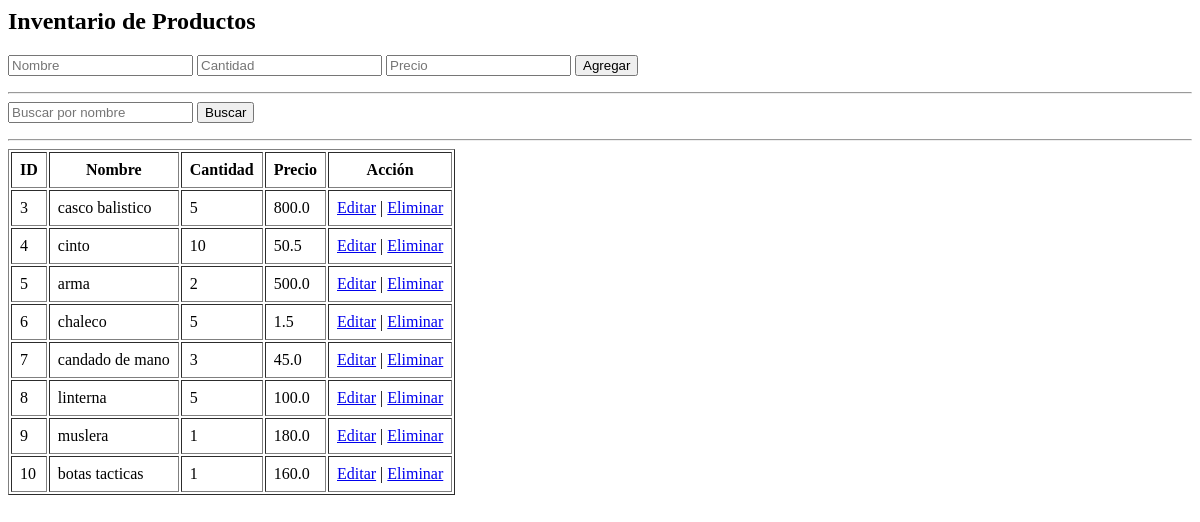
Before: /productos with the older database file.
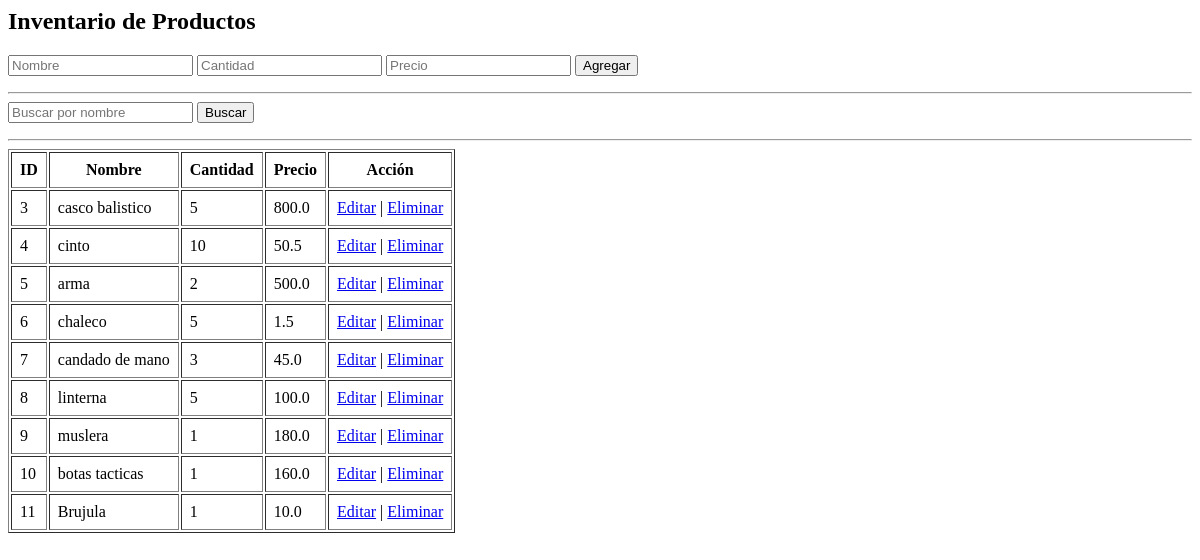
After: the same page with the newer database file.
### tables this page shows
CREATE TABLE productos (
            id INTEGER PRIMARY KEY AUTOINCREMENT,
            nombre TEXT NOT NULL,
            cantidad INTEGER NOT NULL,
            precio REAL NOT NULL
        );

### app.py (the view)
@app.route("/productos")
def productos():
    conn = conectar()
    cursor = conn.cursor()
    cursor.execute("SELECT * FROM productos")
    datos = cursor.fetchall()
    conn.close()
    inventario.productos.clear()
    for fila in datos:
        producto = Producto(fila[0], fila[1], fila[2], fila[3])
        inventario.agregar_producto(producto)
    return render_template("productos.html", productos=inventario.mostrar_todos())

### database.py (called while the page is built)
def conectar():
    conn = sqlite3.connect("inventario.db")
    return conn

### model/inventario.py (called while the page is built)
    def agregar_producto(self, producto):
        self.productos[producto.get_id()] = producto

    def mostrar_todos(self):
        return list(self.productos.values())

### model/producto.py (called while the page is built)
    def get_id(self):
        return self.__id

    def get_nombre(self):
        return self.__nombre

    def get_cantidad(self):
        return self.__cantidad

    def get_precio(self):
        return self.__precio

### templates/productos.html
<h2>Inventario de Productos</h2>
<form action="/agregar" method="POST">
    <input type="text" name="nombre" placeholder="Nombre" required>
    <input type="number" name="cantidad" placeholder="Cantidad" required>
    <input type="number" step="0.01" name="precio" placeholder="Precio" required>
    <button type="submit">Agregar</button>
</form>
<hr>
<form action="/buscar" method="POST">
    <input type="text" name="nombre" placeholder="Buscar por nombre">
    <button type="submit">Buscar</button>
</form>
<hr>
<table border="1" cellpadding="8">
<tr>
<th>ID</th>
<th>Nombre</th>
<th>Cantidad</th>
<th>Precio</th>
<th>Acción</th>
</tr>
{% for producto in productos %}
<tr>
<td>{{ producto.get_id() }}</td>
<td>{{ producto.get_nombre() }}</td>
<td>{{ producto.get_cantidad() }}</td>
<td>{{ producto.get_precio() }}</td>
<td>
<a href="/editar/{{ producto.get_id() }}">Editar</a> |
<a href="/eliminar/{{ producto.get_id() }}">Eliminar</a>
</td>
</tr>
{% endfor %}
</table>

Changed rows visible on the page:
added productos: get_id "11", get_nombre "Brujula", get_cantidad "1", get_precio "10.0"
